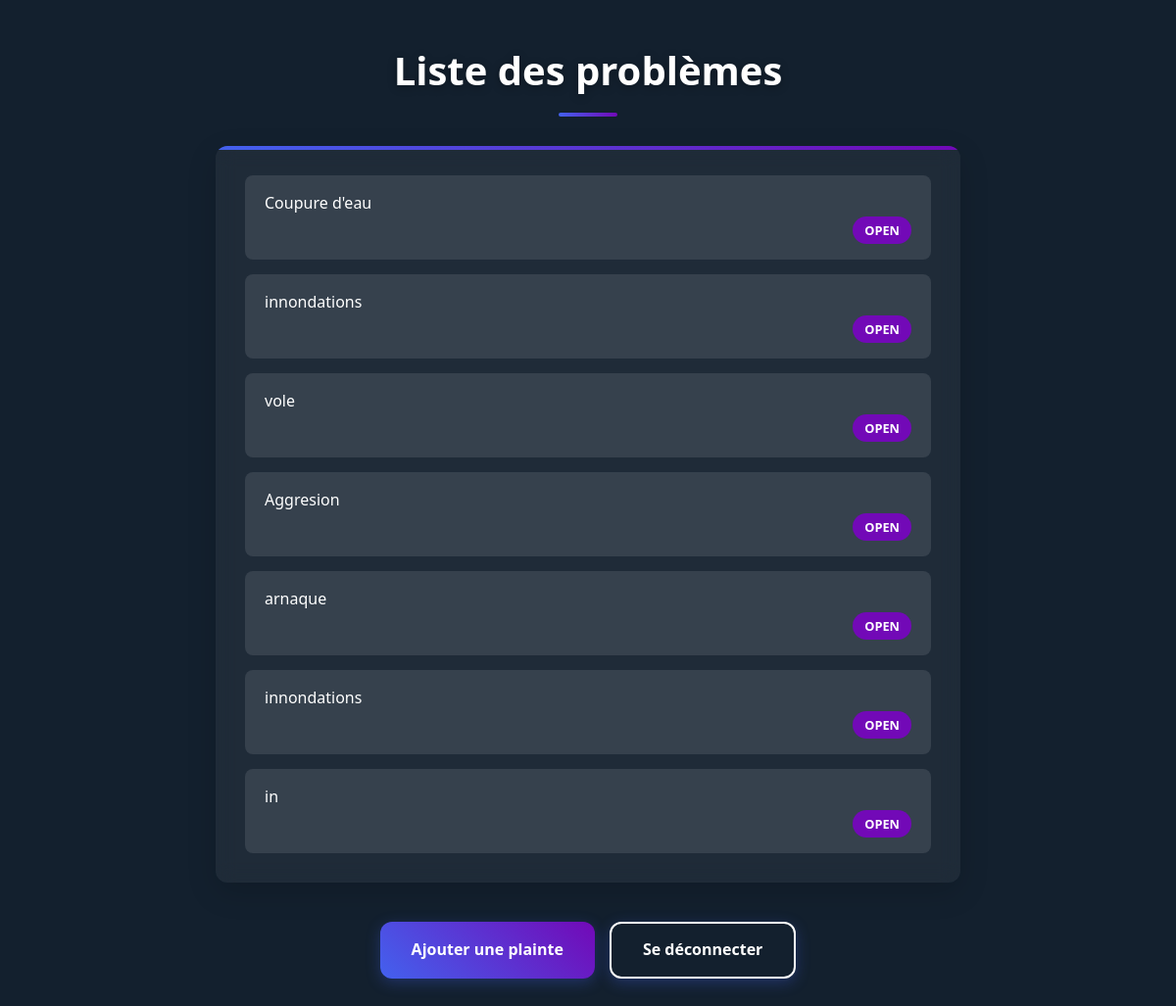
/issues/issues/ (signed in), run on an earlier commit of the app's database.
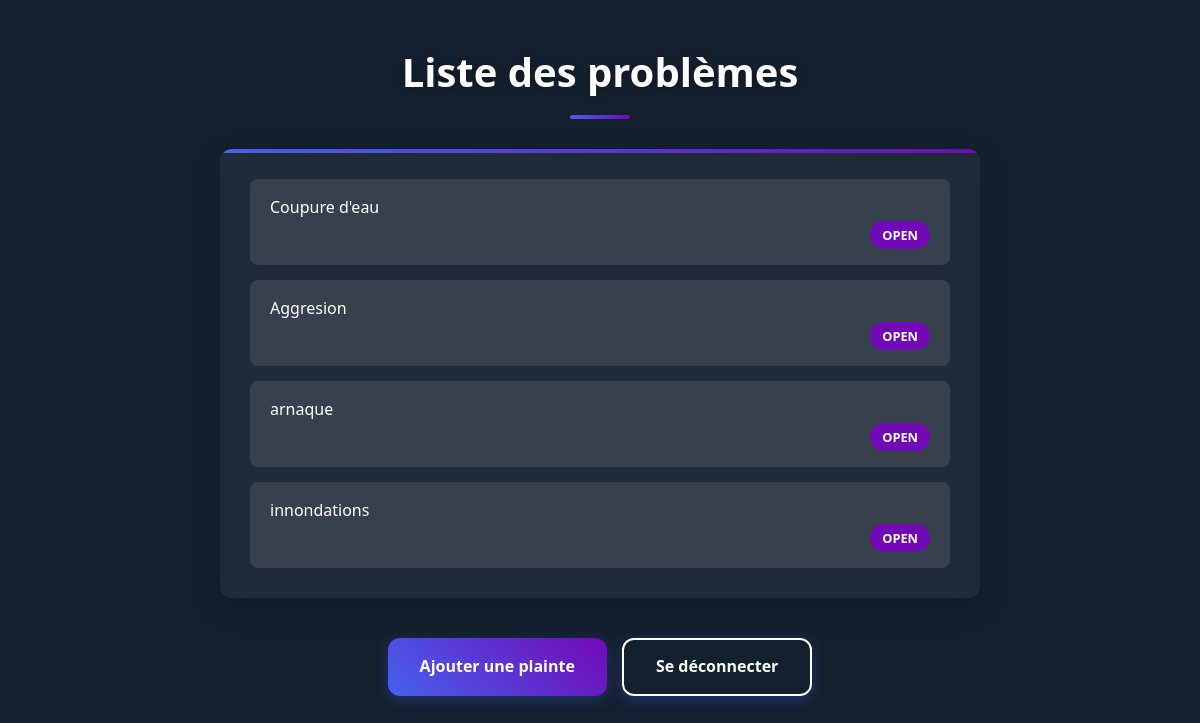
And on a later commit of the database.
### issues/models.py (models this page shows, shortened)
class Issue(models.Model):
    title = models.CharField(max_length=200)
    description = models.TextField()
    category = models.CharField(max_length=100)
    status = models.CharField(max_length=50, choices=[
        ('new', 'Nouveau'),
        ('open', 'Ouvert'),
        ('in-progress', 'En cours'),
        ('resolved', 'Résolu'),
        ('closed', 'Fermé')
    ])
    user = models.ForeignKey(User, on_delete=models.CASCADE)
    priority = models.CharField(max_length=20, default="Medium")

### issues/views.py (the view)
# urls.py: path('issues/', views.issue_list, name='issue_list'),
@login_required
def issue_list(request):
    issues = Issue.objects.filter(user=request.user)
    return render(request, 'issues/issue_list.html', {'issues': issues})

### issues/templates/issues/issue_list.html (shortened to what this page needs)
<!DOCTYPE html>
<html>
<head>
    <link rel="stylesheet" type="text/css" href=>
</head>
<body>
  <div class="container">
      <h1>Liste des problèmes</h1>
      <div class="issues-list">
          {% if issues %}
              <ul>
                  {% for issue in issues %}
                      <li>
                          <a href="{% url 'issue_detail' issue.id %}">{{ issue.title }}</a>
                          <span class="status-badge status-{{ issue.status|lower }}">{{ issue.status }}</span>
                      </li>
                  {% endfor %}
              </ul>
          {% else %}
              <div class="empty-message">Aucun problème à afficher pour le moment.</div>
          {% endif %}
      </div>
      <div class="btn-group">
          <a href="{% url 'report_issue' %}" class="btn">Ajouter une plainte</a>
          <a href="{% url 'logout' %}" class="btn btn-secondary">Se déconnecter</a>
      </div>
  </div>
</body>
</html>

### issues/templates/issues/issue_list.html (style rules this page uses)
:root { --primary-color: #4361ee; --secondary-color: #3a0ca3; --accent-color: #7209b7; --success-color: #4cc9f0; --warning-color: #f72585; --light-color: #13202e; --dark-color: #212529; --shadow: 0 10px 30px rgba(0, 0, 0, 0.15); --card-shadow: 0 5px 15px rgba(0, 0, 0, 0.08); --transition: all 0.4s cubic-bezier(0.175, 0.885, 0.32, 1.275); --border-radius: 12px; }
* { margin: 0; padding: 0; box-sizing: border-box; font-family: 'Poppins', 'Segoe UI', Arial, sans-serif; }
body { background-color: var(--light-color); color: white; line-height: 1.6; position: relative; overflow-x: hidden; min-height: 100vh; display: flex; flex-direction: column; align-items: center; padding: 40px 20px; }
body::before { content: ""; position: fixed; top: 0; left: 0; width: 100%; height: 100%; background-image: url('https://images.unsplash.com/photo-1557683316-973673baf926?ixlib=rb-1.2.1&auto=format&fit=crop&w=1920&q=80'); background-size: cover; background-position: center; filter: brightness(0.3); z-index: -1; }
.container { width: 100%; max-width: 800px; margin: 0 auto; padding: 0 20px; animation: fadeInUp 1s ease-out; }
h1 { color: white; margin-bottom: 30px; font-size: 2.5rem; text-align: center; font-weight: 700; position: relative; padding-bottom: 15px; animation: fadeInDown 1s ease-out; text-shadow: 0 2px 10px rgba(0, 0, 0, 0.3); }
h1::after { content: ''; position: absolute; bottom: 0; left: 50%; transform: translateX(-50%); width: 60px; height: 4px; background: linear-gradient(90deg, var(--primary-color), var(--accent-color)); border-radius: 2px; transition: width 0.3s ease; }
.issues-list { width: 100%; max-width: 800px; background: rgba(255, 255, 255, 0.05); backdrop-filter: blur(10px); padding: 30px; border-radius: var(--border-radius); box-shadow: var(--shadow); margin-bottom: 40px; transform: translateY(0); transition: var(--transition); position: relative; overflow: hidden; animation: fadeInUp 1s ease-out 0.2s forwards; opacity: 0; }
.issues-list::before { content: ""; position: absolute; top: 0; left: 0; width: 100%; height: 4px; background: linear-gradient(90deg, var(--primary-color), var(--accent-color)); }
.issues-list ul { list-style: none; }
.issues-list li { padding: 16px 20px; margin-bottom: 15px; background: rgba(255, 255, 255, 0.1); border-radius: 8px; transition: var(--transition); position: relative; overflow: hidden; }
.issues-list li:last-child { margin-bottom: 0; }
.issues-list li a { color: white; text-decoration: none; font-weight: 500; transition: var(--transition); display: block; }
.status-badge { display: inline-block; padding: 4px 12px; border-radius: 20px; font-size: 0.8rem; font-weight: 600; float: right; color: white; text-transform: uppercase; }
.status-open { background: var(--accent-color); }
.btn-group { display: flex; gap: 15px; justify-content: center; margin-top: 40px; animation: fadeInUp 1s ease-out 0.4s forwards; opacity: 0; }
.btn { display: inline-flex; align-items: center; justify-content: center; padding: 14px 32px; background: linear-gradient(45deg, var(--primary-color), var(--accent-color)); color: white; border-radius: var(--border-radius); text-decoration: none; font-size: 1rem; font-weight: 600; transition: var(--transition); border: none; cursor: pointer; box-shadow: 0 4px 15px rgba(67, 97, 238, 0.3); position: relative; overflow: hidden; }
.btn::after { content: ''; position: absolute; top: 50%; left: 50%; width: 0%; height: 0%; background: rgba(255, 255, 255, 0.1); border-radius: 50%; transform: translate(-50%, -50%); transition: all 0.5s ease; }
.btn-secondary { background: transparent; border: 2px solid white; }

What changed in the data, as far as the page shows it:
removed Issue: title "innondations", status "OPEN"
removed Issue: title "vole", status "OPEN"
removed Issue: title "in", status "OPEN"
